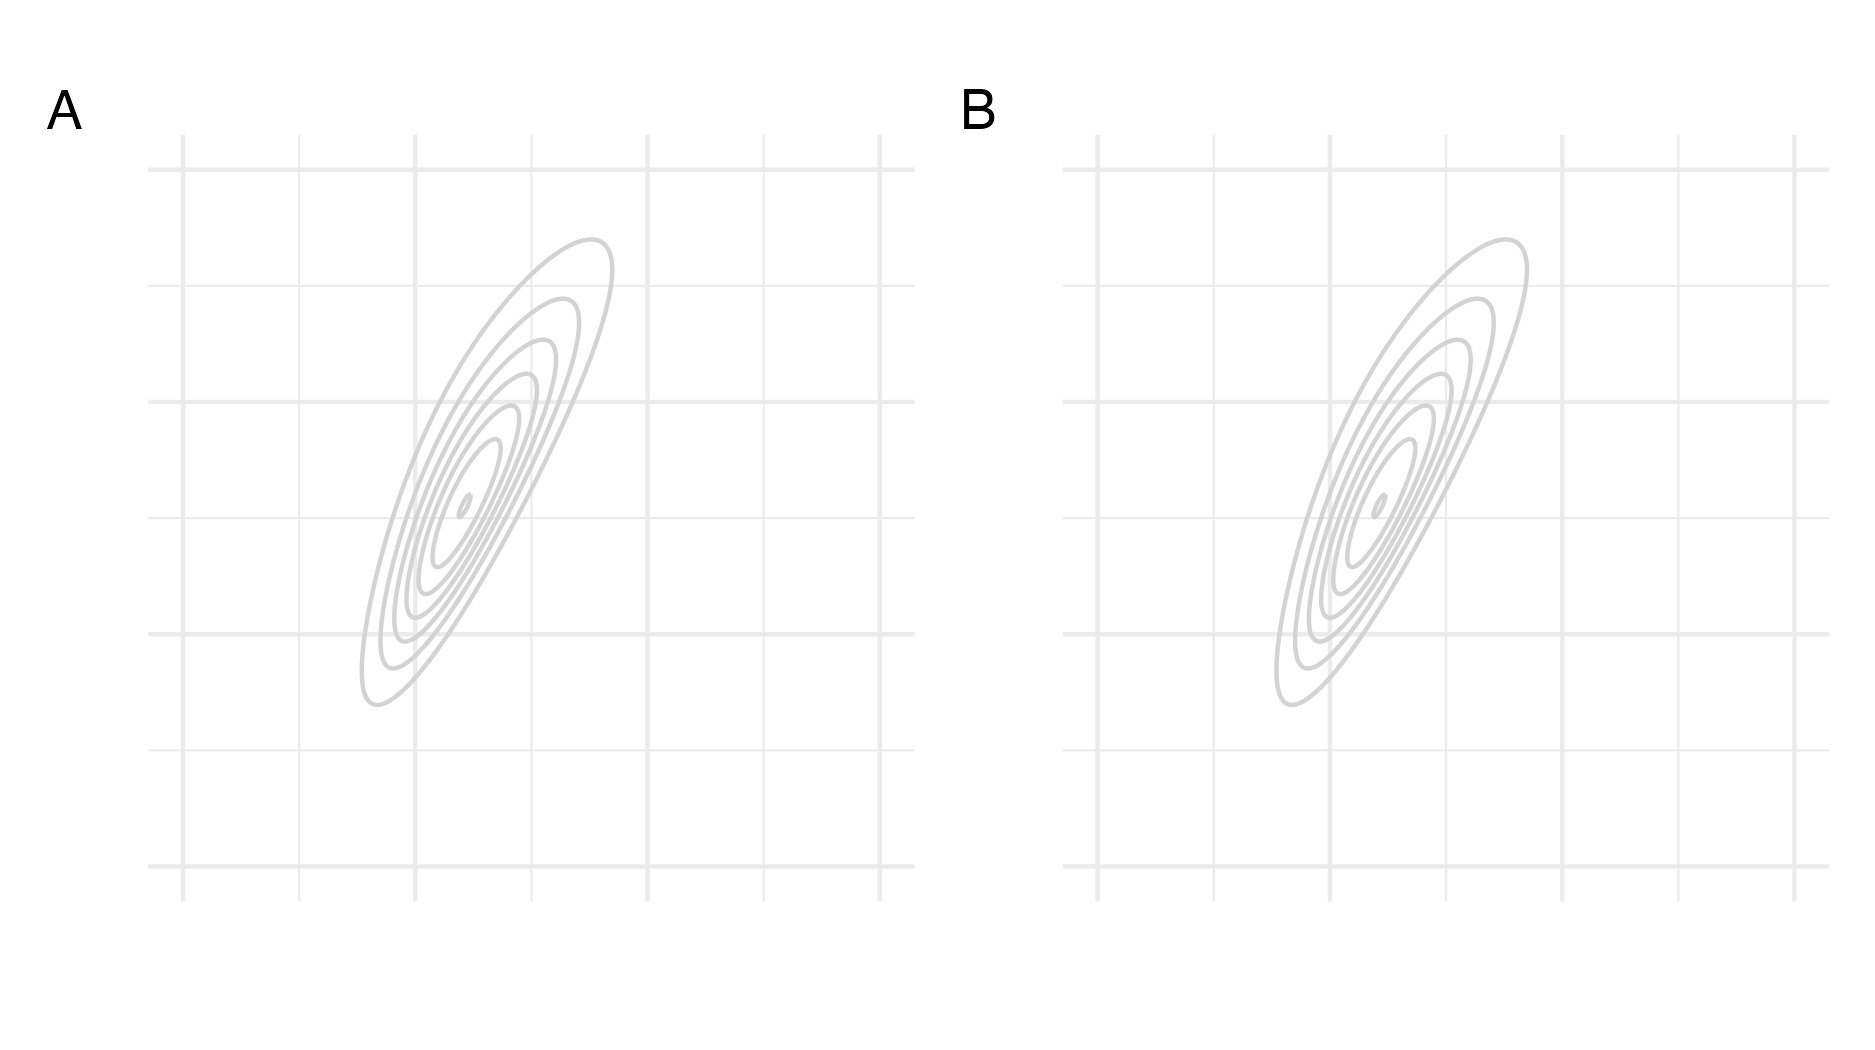

Write the R code that produced this figure.
library(tidyverse)
library(patchwork)
library(TMB)

TMB::compile("figures/naomi-aghq/2d.cpp")
dyn.load(TMB::dynlib("figures/naomi-aghq/2d"))

obj <- TMB::MakeADFun(data = list(), parameters = list(theta1 = 0, theta2 = 0), DLL = "2d")

box_lower <- -5
box_upper <- 10
box_size <- box_upper - box_lower

grid <- expand.grid(
  theta1 = seq(box_lower, box_upper, length.out = box_size * 50),
  theta2 = seq(box_lower, box_upper, length.out = box_size * 50)
)

ground_truth <- cbind(grid, pdf = apply(grid, 1, function(x) exp(-1 * obj$fn(x))))

opt <- nlminb(
  start = obj$par,
  objective = obj$fn,
  gradient = obj$gr,
  control = list(iter.max = 1000, trace = 0)
)

sd_out <- TMB::sdreport(
  obj,
  par.fixed = opt$par,
  getJointPrecision = TRUE
)

mu <- opt$par
cov <- sd_out$cov.fixed

fig0 <- ggplot(ground_truth, aes(x = theta1, y = theta2, z = pdf)) +
  geom_contour(col = "lightgrey") +
  coord_fixed(xlim = c(box_lower, box_upper), ylim = c(box_lower, box_upper), ratio = 1) +
  labs(x = "", y = "") +
  theme_minimal() +
  guides(size = "none") +
  theme(
    axis.text.x = element_blank(), axis.ticks.x = element_blank(),
    axis.text.y = element_blank(), axis.ticks.y = element_blank()
  )

fig0 + labs(tag = "A") + fig0 + labs(tag = "B")

ggsave("figures/naomi-aghq/inla-grid-demo.png", h = 3.5, w = 6.25)
